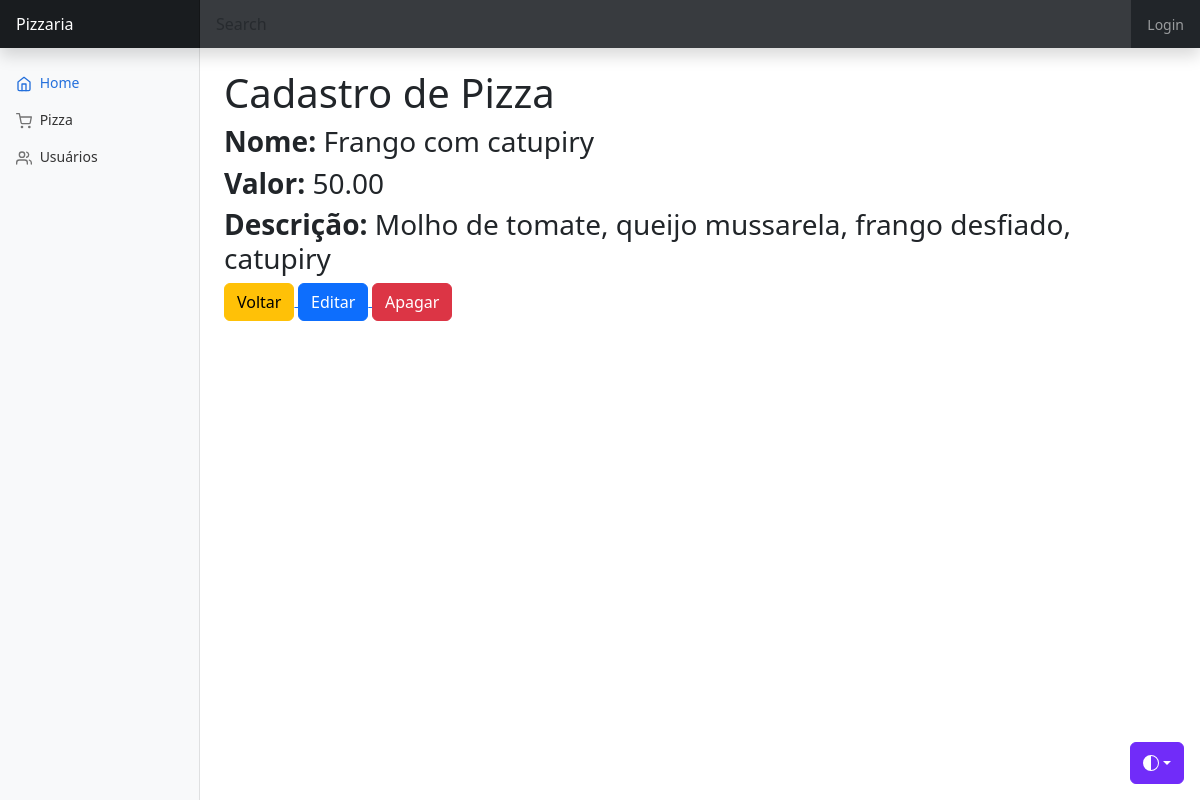
The page /admin/pizza/mostra.php?id=3 on the database its author committed.
### tables this page shows
CREATE TABLE produtos (
    idprodutos INT NOT NULL AUTO_INCREMENT PRIMARY KEY,
    nome VARCHAR(200) NOT NULL,
    valor DECIMAL(10,2) NOT NULL,
    descricao TEXT NULL,
    ingredientes TEXT NULL
);

### scripts/helpers/func.php (called while the page is built, shortened)
<?php
    function buscaItem($sql, $parametros = []) {
        $stmt = CON->prepare($sql);
        $stmt->execute($parametros);
        return $stmt->fetch(PDO::FETCH_ASSOC);
    }

### admin/pizza/mostra.php (the view, shortened to what this page needs)
<?php
if (!empty($_GET["id"])) {
  $id = $_GET["id"];
} else {
  header("Location: lista.php");
  exit;
}
$sql = "SELECT * FROM produtos WHERE idprodutos = $id";
$produto = buscaItem($sql);
?>
<!doctype html>
<html lang="en" data-bs-theme="auto">
<?php include "../template/head.php" ?>
<body>
  <?php include "../template/navbar.php" ?>
  <div class="container-fluid">
    <div class="row">
      <?php include "../template/sidebar.php" ?>
      <main class="col-md-9 ms-sm-auto col-lg-10 px-md-4">
        <br>
        <div class="row">
          <div class="col">
            <h1>Cadastro de Pizza</h1>
          </div>
        </div>
        <h3><b>Nome: </b><?= $produto["nome"] ?></h3>
        <h3><b>Valor: </b><?= $produto["valor"] ?></h3>
        <h3><b>Descrição: </b><?= $produto["descricao"] ?></h3>
        <form action="delete.php" method="POST">
          <a class="" href="lista.php">
            <button type="button" class="btn btn-warning">Voltar</button>
          </a>
          <a class="" href="editar.php?id=<?= $produto["idprodutos"] ?>">
            <button type="button" class="btn btn-primary">Editar</button>
          </a>
          <button type="submit" class="btn btn-danger">Apagar</button>
        </form>
      </main>
    </div>
  </div>
</body>
</html>

### admin/dashboard.css (style rules this page uses)
body { font-size: .875rem; }

### rows shown on the page
produtos: nome "Frango com catupiry", valor "50.00", descricao "Molho de tomate, queijo mussarela, frango desfiado, catupiry"
